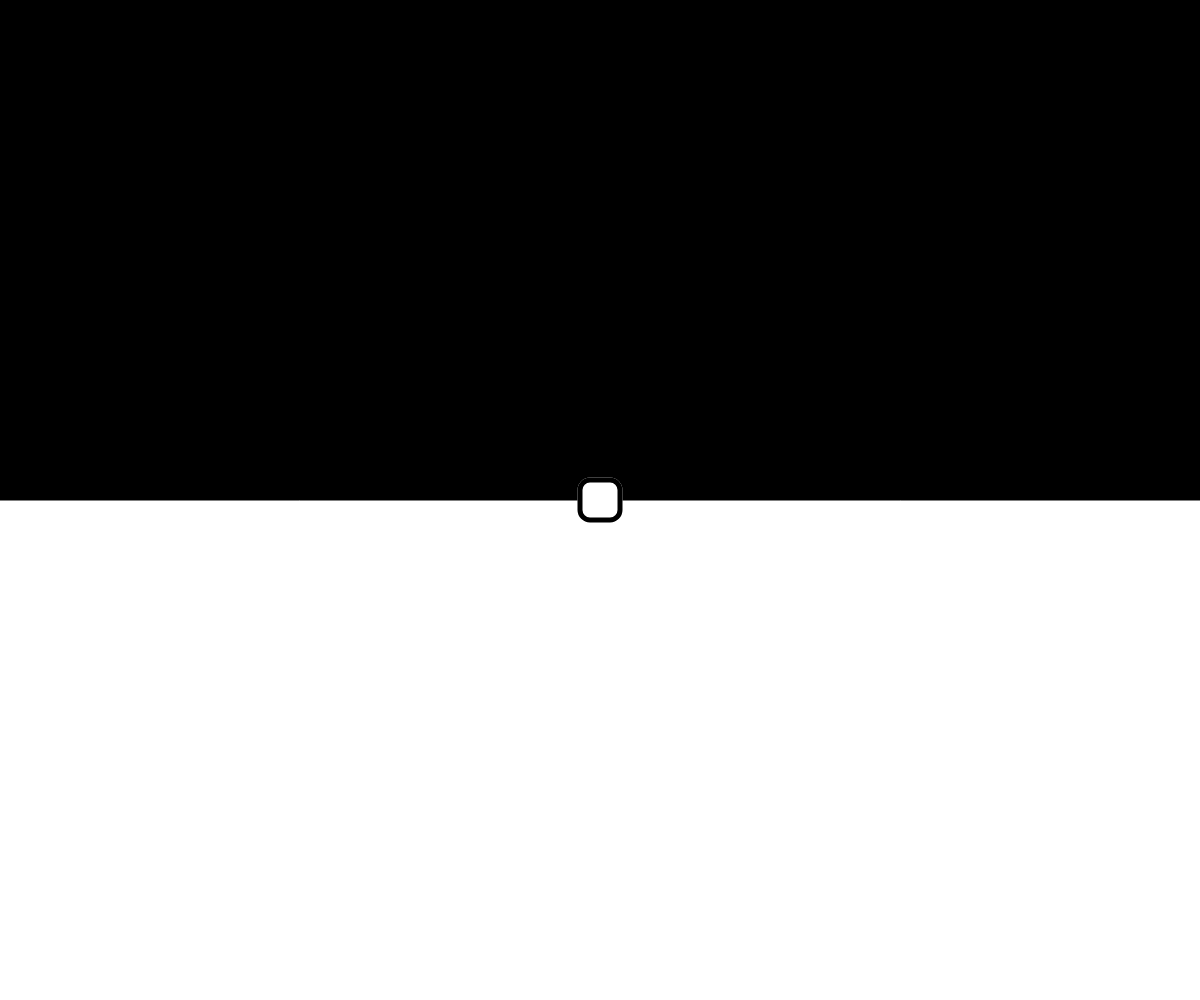
Frame 1 (no input)
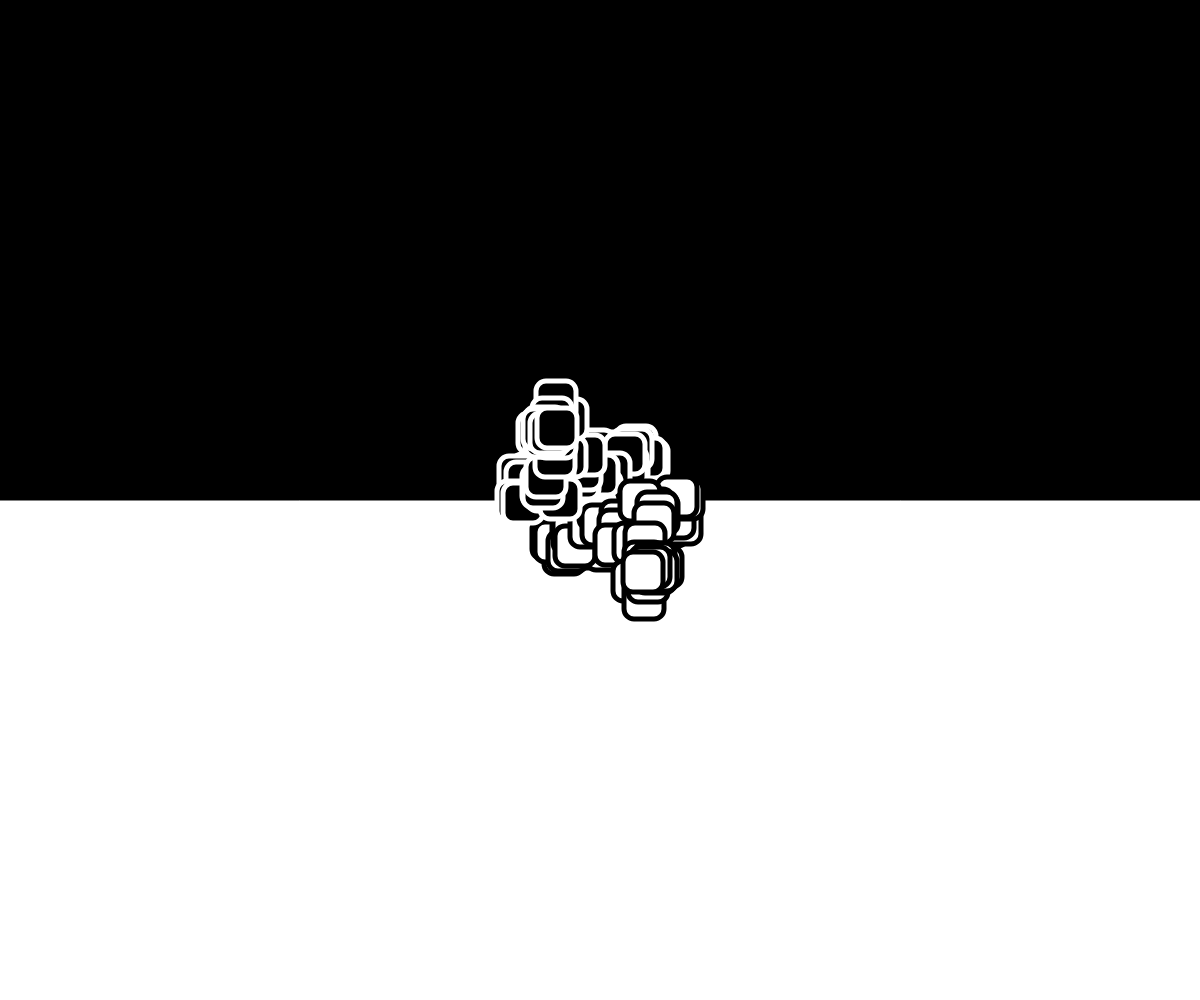
Frame 60 (no input)
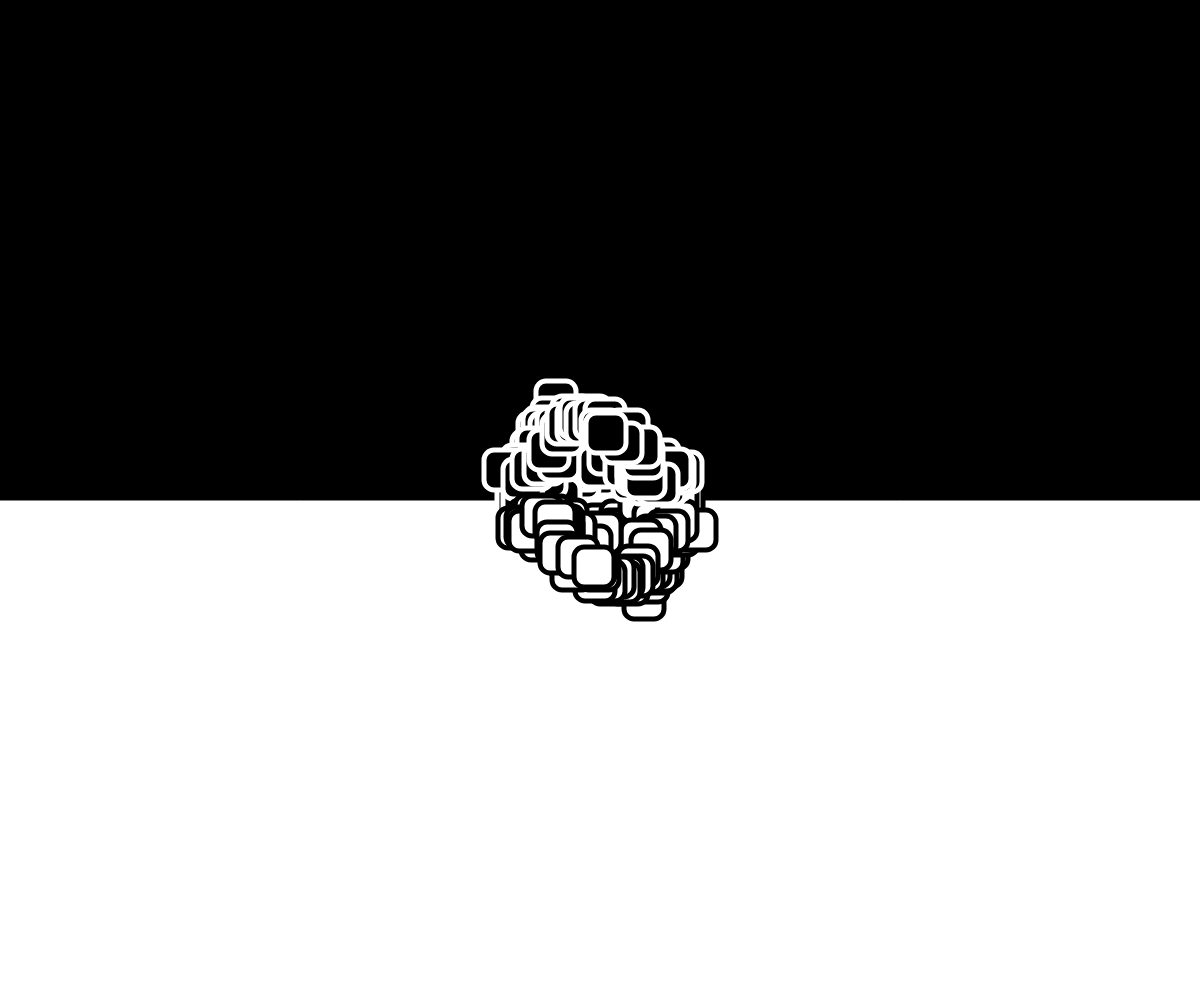
Frame 120 (the mouse pressed at the canvas centre since frame 60)

The p5.js sketch that drew these frames (run headless with seeded random() and noise() and a simulated clock; from frame 60 on, the mouse is pressed at the canvas centre):

// p5.js sketch
// ── sketch.js
var pos = {
rect_x: 0,
rect_y: 0
};

var set = {
rect_width: 20,
max_rect_mvt: 20
};

var info = [pos,set];


function setup() {
    createCanvas( windowWidth, windowHeight );

    background(255);
    translate(width/2,height/2);
    frameRate(24);

    //creating background
    push();
    fill(0);

    rect(-width,-height,width * 2,height);
    pop();


}

function draw() {

    settings();
    obj();
    move();
    bound();

}

function move(){
  // updating position
  info[0].rect_x += floor(random(-info[1].max_rect_mvt, info[1].max_rect_mvt));
  info[0].rect_y += floor(random(-info[1].max_rect_mvt, info[1].max_rect_mvt));
}

function bound(){
  //setting boundaries
  info[0].rect_x = constrain(info[0].rect_x,-width/2 + 20,width/2 - 20);
  info[0].rect_y = constrain(info[0].rect_y,-height/2 + 20,height/2 - 20 );
}

function obj(){
  //drawing the rectangles
      push();
      fill(0);
      stroke(255);
      rect(info[0].rect_x,info[0].rect_y,info[1].rect_width,info[1].rect_width,10);
      pop();

      push();
      fill(255);
      stroke(0);
      rect(-info[0].rect_x,-info[0].rect_y,info[1].rect_width,info[1].rect_width,10);
      pop();
}
function settings(){
  //Settings for the rectangles that need to be recalled with every instance of draw()
  translate(width * 0.5,height * 0.5);
  rectMode(RADIUS);
  strokeWeight(5);

}
